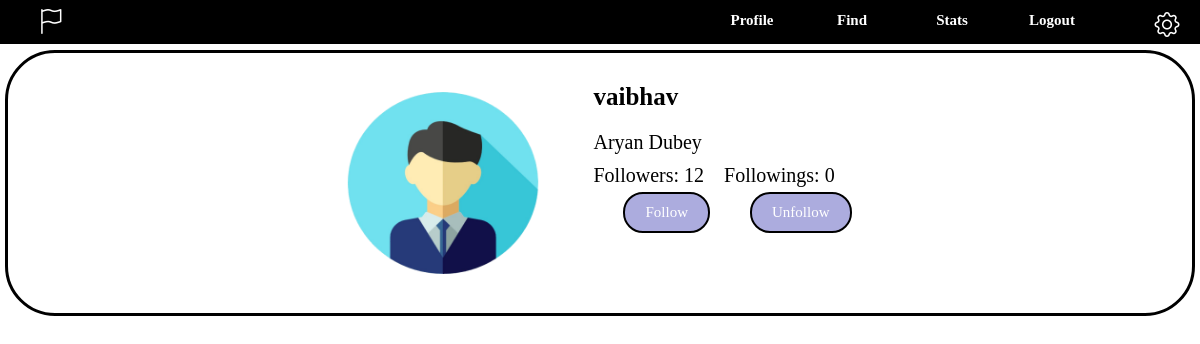
Page /Influencer/davschrodinger/vaibhav (signed in) on the committed database.
### application/Models.py (models this page shows)
class User(db.Model):
    __tablename__ = 'User'
    id = db.Column(db.Integer, primary_key=True)
    fullname = db.Column(db.String(200), nullable=True)
    username = db.Column(db.String(200), unique=True, nullable=False)
    email = db.Column(db.String(200), unique=True, nullable=False)
    password = db.Column(db.String(100), nullable=False)
    bio = db.Column(db.Text, nullable=True)
    category = db.Column(db.String(100), nullable=True)
    niche = db.Column(db.String(100), nullable=True)
    followers=db.Column(db.Integer, default=0)
    following=db.Column(db.Integer, default=0)
    visibility=db.Column(db.String, default='Private')
    flag=db.Column(db.Boolean, default=False)
    flagCount=db.Column(db.Integer, default=0)
    products = db.relationship('UserProduct', backref='user')

### application/UserController.py (the view, shortened to what this page needs)
@app.route('/Influencer/<username>/<influencer>',methods=['POST','GET'])
def influencer(username,influencer):
    userID=session['userID']
    user=User.query.get(userID)
    inf=User.query.filter_by(username=influencer).all()
    for i in inf:
        influID=i.id
    influ=User.query.get(influID)
    return render_template('influencer.html',influ=influ, user=user,username=username,influencer=influencer)

### templates/influencer.html (shortened to what this page needs)
<!DOCTYPE html>
<html lang="en">
<head>
    <link rel="stylesheet" href="https://cdnjs.cloudflare.com/ajax/libs/bootstrap-icons/1.9.1/font/bootstrap-icons.min.css">
</head>
<body>
    <div class="header">
        {% if influ.id==user.id  %}
            <p>Welcome</p>
        {% else %}
            <form method="POST">
                <p class="p"><button type="submit" name="flag" value="flag"> <i class="bi bi-flag"></i></button></p>
            </form>
        {% endif %}
        <div class="container">
            <div class="col">
                <a href="{{url_for('dashboard', username=user.username)}}">Profile</a>
            </div>
            <div class="col">
                <a href="{{url_for('findInflu')}}">Find</a>
            </div>
            <div class="col">
                <a href="{{url_for('InfluStats', username=user.username)}}">Stats</a>
            </div>
            <div class="col">
                <a href="{{ url_for('logout') }}">Logout</a>
            </div>
            <div class="col">
                <a href=""><i class="bi bi-gear gear-icon"></i></a>
            </div>
        </div>
    </div>
    <div class="top-container">
        <div class="pfp">
            <img src="/static/pfp.png" width="100px" height="100px">
        </div>
        <div class="info">
            <div class="usr">
                {{influ.username}}
            </div>
            <div class="name">
                {{influ.fullname}}
            </div>
            <div class="reach">
                <div id="followers">
                    Followers: {{influ.followers}}
                </div>
                <div id="following">Followings: {{influ.following}} </div>
            </div>
            <form method="POST">
                <button type="submit" class="follow" name="follow" value="follow">Follow</button>
                <button type="submit" class="unfollow" name="unfollow" value="unfollow">Unfollow</button>
            </form>
        </div>
    </div>
</body>
</html>

### templates/influencer.html (style rules this page uses)
body { margin: 0; padding: 0; height: 100%; width: 100%; }
.header { display: flex; justify-content: space-between; align-items: center; width: 100%; background-color: black; padding: 2px; color: white; border-bottom: 1px solid white; }
.p { text-align: center; font-family: Verdana; font-size: 16px; margin: 0; padding: 0; }
.container { display: flex; justify-content: flex-end; }
.col { display: flex; justify-content: center; padding-top: 10px; height: 30px; background-color: rgb(0, 0, 0); width: 100px; font-size: 15px; color: white; font-family: Verdana; font-weight: bolder; }
.top-container { display: flex; justify-content: center; height: 100%; padding: 30px; margin: 5px; border: 3px solid rgb(0, 0, 0); border-radius: 50px; }
.pfp { overflow: hidden; width: 200px; height: 200px; border-radius: 50% ; }
.top-container img { width: 100%; height: 100%; }
.info { height: 100%; padding-left: 50px; font-size: 20px; font-family: Verdana; color: rgb(0, 0, 0); }
.usr { font-size: 25px; font-weight: 600; padding-bottom: 20px; }
.reach { display: flex; padding-top: 10px; gap: 20px; color: rgb(0, 0, 0); }
a { text-decoration: none; color: inherit; }
a:link, a:visited { color: inherit; }
.col .bi { display: flex; }
.bi { font-size: 25px; transition: transform 0.4s; }
.follow, .unfollow { padding: 10px; padding-left: 20px; padding-right: 20px; border: 2px solid black; background-color: rgba(30, 30, 165, 0.369); border-radius: 20px; font-size: 15px; font-family: cursive; margin: 5px; margin-left: 30px; transition: 0.2s; }
.bi { padding-left: 30px; }
form button { background-color: black; color: white; padding-right: 30px; border: 0px; }

### rows in the picture
User: username "vaibhav", fullname "Aryan Dubey", followers "12", following "0"
